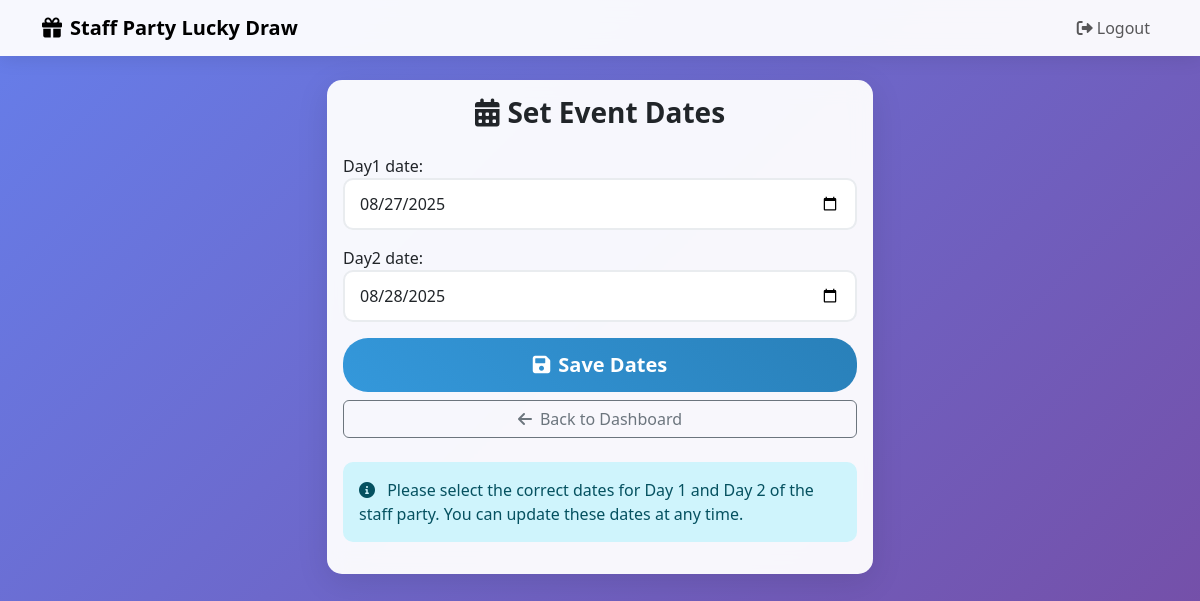
Page /set-event-dates/ (signed in) on the earlier database version.
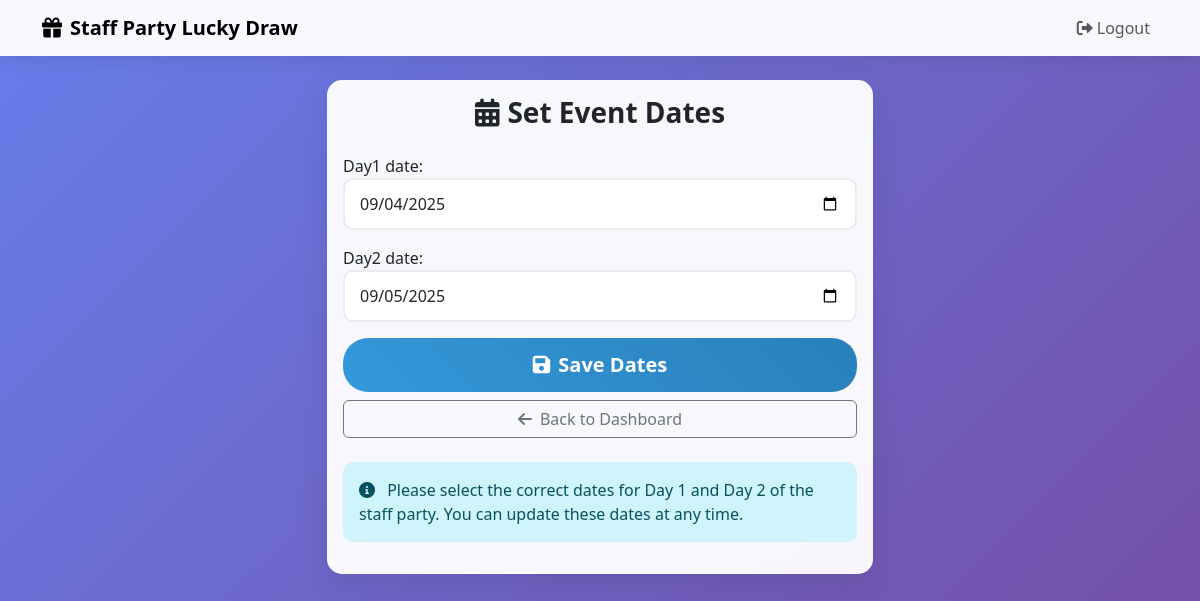
Same page on the later database version.
### lucky_draw/models.py (models this page shows, shortened)
class EventSettings(models.Model):
    day1_date = models.DateField(null=True, blank=True)
    day2_date = models.DateField(null=True, blank=True)
    updated_at = models.DateTimeField(auto_now=True)
    @classmethod
    def get_solo(cls):
        obj, created = cls.objects.get_or_create(pk=1)
        return obj

### lucky_draw/views.py (the view)
# urls.py: path('set-event-dates/', views.set_event_dates, name='set_event_dates'),
@login_required
def set_event_dates(request):
    settings = EventSettings.get_solo()
    if request.method == 'POST':
        form = EventSettingsForm(request.POST, instance=settings)
        if form.is_valid():
            form.save()
            messages.success(request, 'Event dates updated successfully.')
            return redirect('dashboard')
    else:
        form = EventSettingsForm(instance=settings)
    return render(request, 'lucky_draw/set_event_dates.html', {'form': form})

### lucky_draw/forms.py
class EventSettingsForm(forms.ModelForm):
    class Meta:
        model = EventSettings
        fields = ['day1_date', 'day2_date']
        widgets = {
            'day1_date': forms.DateInput(attrs={'type': 'date', 'class': 'form-control'}),
            'day2_date': forms.DateInput(attrs={'type': 'date', 'class': 'form-control'}),
        }

### lucky_draw/templates/lucky_draw/set_event_dates.html (shortened to what this page needs)
{% extends 'lucky_draw/base.html' %}
{% block content %}
<div class="container">
    <div class="row justify-content-center">
        <div class="col-md-6">
            <div class="card">
                <div class="card-body">
                    <h3 class="fw-bold text-center mb-4">
                        <i class="fas fa-calendar-alt me-2"></i>Set Event Dates
                    </h3>
                    <form method="post">
                        <div class="mb-3">
                            {{ form.day1_date.label_tag }}
                            {{ form.day1_date }}
                        </div>
                        <div class="mb-3">
                            {{ form.day2_date.label_tag }}
                            {{ form.day2_date }}
                        </div>
                        <div class="d-grid gap-2">
                            <button type="submit" class="btn btn-primary btn-lg">
                                <i class="fas fa-save me-2"></i>Save Dates
                            </button>
                            <a href="{% url 'dashboard' %}" class="btn btn-outline-secondary">
                                <i class="fas fa-arrow-left me-2"></i>Back to Dashboard
                            </a>
                        </div>
                    </form>
                    <div class="alert alert-info mt-4">
                        <i class="fas fa-info-circle me-2"></i>
                        Please select the correct dates for Day 1 and Day 2 of the staff party. You can update these dates at any time.
                    </div>
                </div>
            </div>
        </div>
    </div>
</div>
{% endblock %}

Differences in the rows shown:
changed EventSettings: day1_date "08/27/2025" → "09/04/2025"; day2_date "08/28/2025" → "09/05/2025"
